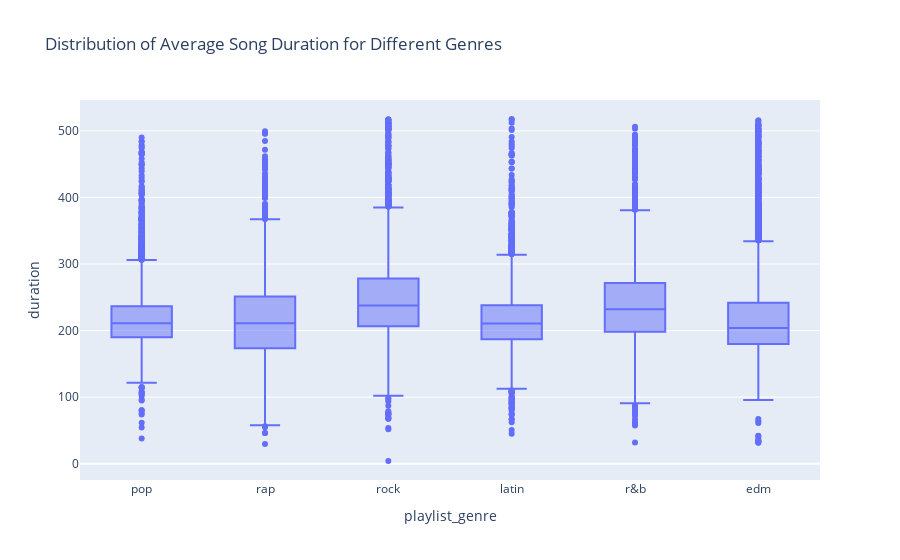

This figure's notebook cell:
### Markdown cell above
# 4. Compare the distributions of the average song duration for the different genres using a visualization idiom for statistical analysis

### Code cell
fig = px.box(songs, x='playlist_genre', y='duration', title='Distribution of Average Song Duration for Different Genres')
fig.show()

### Figure 1 — Plotly figure (JSON) as saved in the notebook; plotly's stock layout.template omitted (floating-point values rounded to 4 significant figures; data arrays with more than 128 entries replaced by an {"elided": "..."} marker saying what was removed)
{"data": [{"alignmentgroup": "True", "hovertemplate": "playlist_genre=%{x}<br>duration=%{y}<extra></extra>", "legendgroup": "", "marker": {"color": "#636efa"}, "name": "", "notched": false, "offsetgroup": "", "orientation": "v", "showlegend": false, "type": "box", "x": {"elided": "32828 str values"}, "x0": " ", "xaxis": "x", "y": {"elided": "32828 float values"}, "y0": " ", "yaxis": "y"}], "layout": {"boxmode": "group", "legend": {"tracegroupgap": 0}, "title": {"text": "Distribution of Average Song Duration for Different Genres"}, "xaxis": {"anchor": "y", "domain": [0, 1], "title": {"text": "playlist_genre"}}, "yaxis": {"anchor": "x", "domain": [0, 1], "title": {"text": "duration"}}}}
